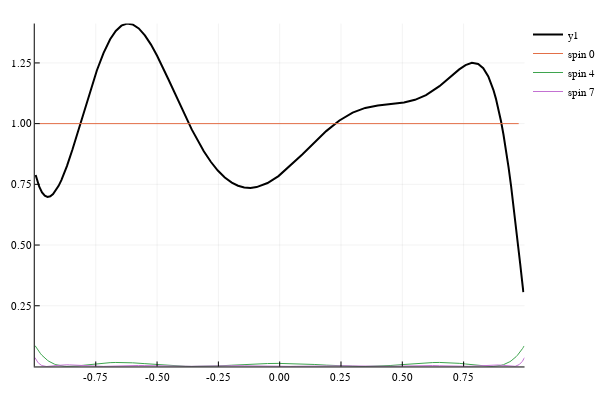

Source (notebook cell):
### Code cell
plot(z->abs2(f(z)), -1, 1, lw = 2, c = :black)
plot!(z->abs2(sf_legendre_Pl(0,z)), -1, 1, lab = "spin 0")
plot!(z->abs2(0.3*sf_legendre_Pl(4,z)), -1, 1, lab = "spin 4")
plot!(z->abs2(-0.2*sf_legendre_Pl(7,z)), -1, 1, lab = "spin 7")
